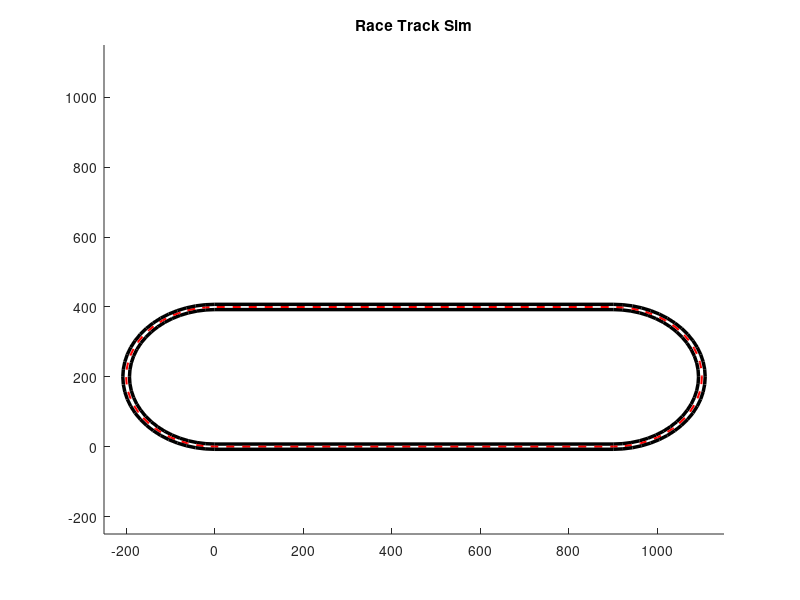

Recreate this plot in MATLAB.
rectX = -200; % track creation modeled below
rectY = 0;
rectWidth  = 1300;  
rectHeight = 400;   

inner = rectangle('Position', [-192.5, 7.5, 1285, 385], ...
          'Curvature', 1, 'EdgeColor', 'k', 'LineWidth', 2.5);

track = rectangle('Position', [rectX, rectY, rectWidth, rectHeight], ...
          'Curvature', 1, 'EdgeColor', 'r', 'LineWidth', 1.5, 'LineStyle', '--');

outer = rectangle('Position', [-207.5, -7.5, 1315, 415], ...
          'Curvature', 1, 'EdgeColor', 'k', 'LineWidth', 2.5);

axis([-250, 1150, -250, 1150]);
title('Race Track Sim');

% Track centerline length for elevation mapping
trackLength = 2*pi*200 + 2*900;  % Total track length

% Create arc length parameter s
s_res = 0.5; % resolution (meters)
s_vals = 0:s_res:trackLength;

% Define elevation: 0 to +10 m on 1st straightaway, +10 to 0 on 2nd
elevation_profile = zeros(size(s_vals));
straight_len = 900;
trackradius=200;

for i = 1:length(s_vals)
    s = mod(s_vals(i), trackLength);
    if s < straight_len  % 1st straightaway (0 to 900 m)
        elevation_profile(i) = 10 * (s / straight_len);
    elseif s > (straight_len + pi * trackradius) && s < (2 * straight_len + pi * trackradius)
        % 2nd straightaway (back down)
        delta_s = s - (straight_len + pi * trackradius);
        elevation_profile(i) = 10 * (1 - delta_s / straight_len);
    else
        elevation_profile(i) = 10; % flat top during the curve
    end
end

% Save as lookup for simulation use
track_elevation_s = s_vals;
track_elevation_z = elevation_profile;
save('track_elevation.mat', 'track_elevation_s', 'track_elevation_z');

